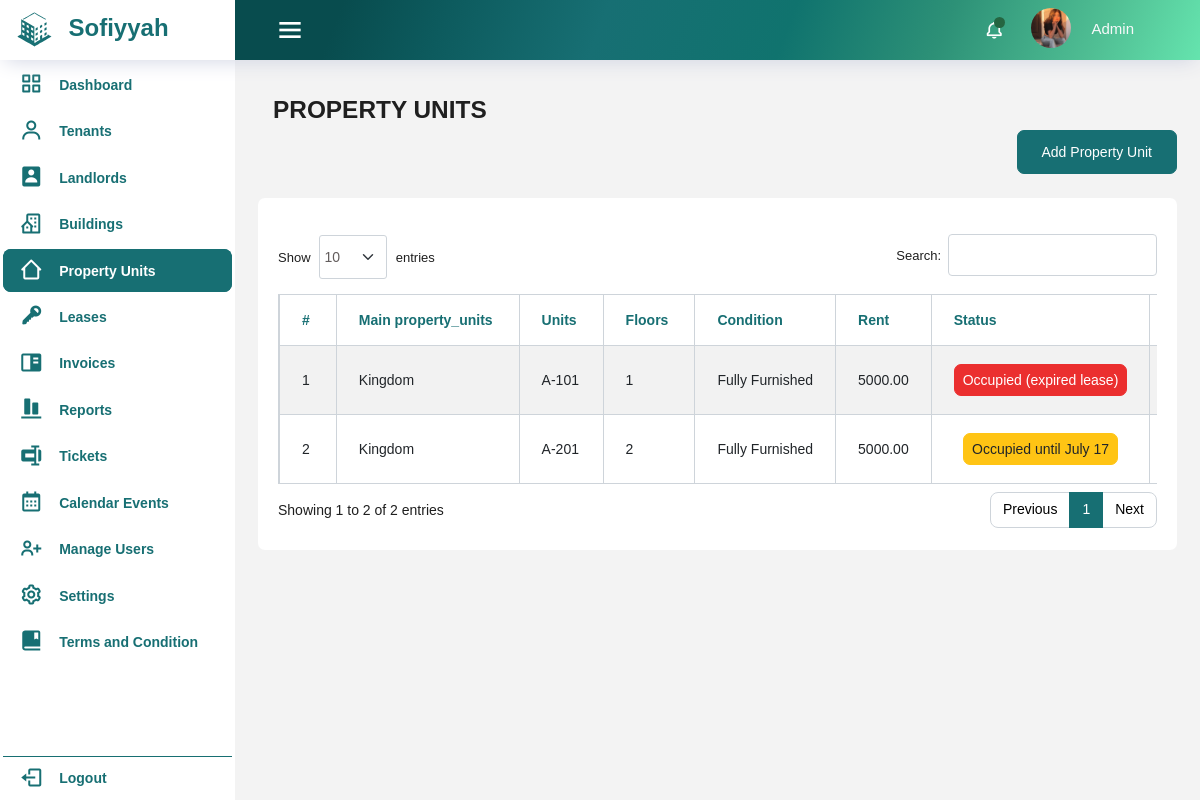
The page /property_units/property_units.php (signed in) on the database its author committed.
### tables this page shows
CREATE TABLE `property_units` (
  `id` int(11) NOT NULL,
  `property_id` int(11) NOT NULL,
  `unit_type_id` int(11) NOT NULL,
  `unit_no` varchar(10) NOT NULL,
  `floor_level` int(100) NOT NULL,
  `num_rooms` int(11) DEFAULT NULL,
  `num_bathrooms` int(11) DEFAULT NULL,
  `monthly_rent` decimal(10,2) NOT NULL,
  `unit_condition_id` int(11) NOT NULL,
  `pu_features` longtext NOT NULL,
  `status` varchar(255) NOT NULL DEFAULT 'Vacant',
  `one_month_deposit` decimal(10,2) NOT NULL,
  `one_month_advance` decimal(10,2) NOT NULL,
  `created_at` timestamp NOT NULL DEFAULT current_timestamp(),
  `updated_at` timestamp NOT NULL DEFAULT current_timestamp() ON UPDATE current_timestamp()
);

CREATE TABLE `properties` (
  `id` int(11) NOT NULL,
  `property_name` varchar(100) NOT NULL,
  `property_description` text NOT NULL,
  `num_of_floors` int(50) NOT NULL,
  `landlord_id` int(11) NOT NULL,
  `region` varchar(100) NOT NULL,
  `provinces` varchar(100) NOT NULL,
  `city` varchar(100) NOT NULL,
  `barangay` varchar(100) NOT NULL,
  `street` varchar(100) NOT NULL,
  `features_description` text NOT NULL,
  `features` longtext NOT NULL CHECK (json_valid(`features`)),
  `image_path` varchar(255) NOT NULL,
  `floor_plan` varchar(255) NOT NULL,
  `created_at` timestamp NOT NULL DEFAULT current_timestamp(),
  `updated_at` timestamp NOT NULL DEFAULT current_timestamp() ON UPDATE current_timestamp()
);

CREATE TABLE `unit_condition` (
  `id` int(11) NOT NULL,
  `condition_name` varchar(50) NOT NULL,
  `unit_type_picture` varchar(255) NOT NULL,
  `created_at` timestamp NOT NULL DEFAULT current_timestamp(),
  `updated_at` timestamp NOT NULL DEFAULT current_timestamp() ON UPDATE current_timestamp()
);

### property_units/property_units.php (the view, shortened to what this page needs)
<?php
    require_once '../includes/header.php';
    require_once '../includes/dbconfig.php';
?>
<body>
<div class="container-scroller">
  <?php
    require_once '../includes/navbar.php';
  ?>
<div class="container-fluid page-body-wrapper">
<?php
        if (isset($_SESSION['user_type'])) {
            if ($_SESSION['user_type'] == 'landlord') {
                require_once '../alandlord-dash/landlord_sidebar.php';
            } elseif ($_SESSION['user_type'] == 'admin') {
                require_once '../includes/sidebar.php';
            }
        } else {
        }
    ?>
<div class="main-panel">
  <div class="content-wrapper">
    <div class="row">
      <div class="col-12 col-xl-8 mb-4 mb-xl-0">
        <h3 class="font-weight-bolder">PROPERTY UNITS</h3>
      </div>
      <div class="add-tenant-container">
      <?php
                    if($_SESSION['user_type'] == 'admin' || $_SESSION['user_type'] == 'landlord'){
                ?>
      <a href="add_property_units.php" class="btn btn-success btn-icon-text float-right">
          Add Property Unit </a>
          <?php
                    }
                ?>
      </div>
    </div>
    <div class="row mt-4">
      <div class="card">
            <div class="card-body">
              <div class="table-responsive pt-3">
                <table id="example" class="table table-striped table-bordered dt-responsive nowrap" style="width:100%">
                  <thead>
                    <tr>
                      <th>#</th>
                      <th>Main property_units</th>
                      <th>Units</th>
                      <th>Floors</th>
                      <th>Condition</th>
                      <th>Rent</th>
                      <th>Status</th>
                      <?php if($_SESSION['user_type'] == 'admin' || $_SESSION['user_type'] == 'landlord'){ ?>
                        <th>Action</th>
                      <?php } ?>
                    </tr>
                  </thead>
                  <tbody>
                    <?php
                      $sql = "SELECT pu.*, uc.condition_name, p.property_name, pu.unit_no,
                      COALESCE(lease.status, pu.status) AS current_status,
                      lease.lease_end
                      FROM property_units pu
                      LEFT JOIN unit_condition uc ON pu.unit_condition_id = uc.id
                      LEFT JOIN properties p ON pu.property_id = p.id
                      LEFT JOIN lease ON lease.property_unit_id = pu.id
                      GROUP BY p.id, pu.id";
                      $result = mysqli_query($conn, $sql);
                      $i = 1;
                      if (mysqli_num_rows($result) > 0){
                        while ($row = mysqli_fetch_assoc($result)){
                          $status = '';
                          if ($row['current_status'] == 'Occupied') {
                            if (strtotime($row['lease_end']) >= time()) {
                              $status = '<button class="btn btn-warning btn-lg p-2">Occupied until '.date('F d', strtotime($row['lease_end'])).'</button>';
                            } else {
                              $status = '<button class="btn btn-danger btn-lg p-2">Occupied (expired lease)</button>';
                            }
                          } elseif ($row['current_status'] == 'Unavailable') {
                            $status = '<button class="btn btn-secondary btn-lg p-2">Unavailable</button>';
                          }
                          $actionButtons = ($_SESSION['user_type'] == 'admin' || $_SESSION['user_type'] == 'landlord') ?
                          '<div class="action">
                            <a class="me-2 green" href="view_property_units.php?id='.$row['id'].'"><i class="fas fa-eye"></i></a>
                            <a class="me-2 green" href="edit_property_units.php?id='.$row['id'].'"><i class="fas fa-edit"></i></a>
                            <a class="green action-delete" href="delete_property_units.php?id='.$row['id'].'"><i class="fas fa-trash"></i></a>
                          </div>' : '';
                          echo '
                          <tr>
                            <td>'.$i.'</td>
                            <td>'.$row['property_name'].'</td>
                            <td>'.$row['unit_no'].'</td>
                            <td>'.$row['floor_level'].'</td>
                            <td>'.$row['condition_name'].'</td>
                            <td>'.$row['monthly_rent'].'</td>
                            <td>'.$status.'</td>
                            <td>'.$actionButtons.'</td>
                          </tr>';
                          $i++;
                        }
                      }
                    ?>
                  </tbody>
                </table>
    </div>
    </div>

### css/custom.css (style rules this page uses)
:root { --fs-7: 13.4px; --fs-8: 9.2px; --fw-300: 300; --fw-500: 500; --fw-600: 600; --fw-700: 700; }
.mb-4 { font-weight: bold; }
*, *::before, *::after { box-sizing: border-box; }
.card { position: relative; display: flex; flex-direction: column; min-width: 0; word-wrap: break-word; background-color: #fff; background-clip: border-box; border: 1px solid rgba(0,0,0,.125); border-radius: 1rem; }
table.table-bordered.dataTable thead tr:first-child th, table.table-bordered.dataTable thead tr:first-child td { border-top-width: 1px; color: #176f73; font-weight: bolder; }
.row>* { padding-left: calc(var(--bs-gutter-x) * .0); padding-right: calc(var(--bs-gutter-x) * .0); }
:root { --fc-small-font-size: .85em!important; --fc-page-bg-color: #fff!important; --fc-neutral-bg-color: hsla(0,0%,82%,.3)!important; --fc-neutral-text-color: grey!important; --fc-border-color: #ddd!important; --fc-button-text-color: #fff!important; --fc-button-bg-color: #2c3e50!important; --fc-button-border-color: #879baf6b!important; --fc-button-hover-bg-color: #2d6465!important; --fc-button-hover-border-color: #2d6465!important; --fc-button-active-bg-color: #115845e8!important; --fc-button-active-border-color: #115845e8!important; --fc-event-bg-color: #c3d837!important; --fc-event-border-color: #c3d837!important; --fc-event-text-color: #01105d!important; --fc-event-selected-overlay-color: rgba(0, 0, 0, 0.4)!important; --fc-more-link-bg-color: #d0d0d0!important; --fc-more-link-text-color: inherit!important; --fc-event-resizer-thickness: 8px!important; --fc-event-resizer-dot-total-width: 8px!important; --fc-event-resizer-dot-border-width: 1px!important; --fc-non-business-color: hsla(0,0%,84%,.3)!important; --fc-bg-event-color: #8be347!important; --fc-bg-event-opacity: 0.3!important; --fc-highlight-color: rgba(168, 232, 245, 0.3)!important; --fc-today-bg-color: rgb(46 112 179 / 10%)!important; --fc-now-indicator-color: red; }

### rows shown on the page
property_units: property.property_name "Kingdom", unit_no "A-101", floor_level "1", unit_condition.condition_name "Fully Furnished", monthly_rent "5000.00", shows "Occupied (expired lease)"
property_units: property.property_name "Kingdom", unit_no "A-201", floor_level "2", unit_condition.condition_name "Fully Furnished", monthly_rent "5000.00", lease_end "July 17"

### other values the page prints
$_SESSION['username'] "Admin"
